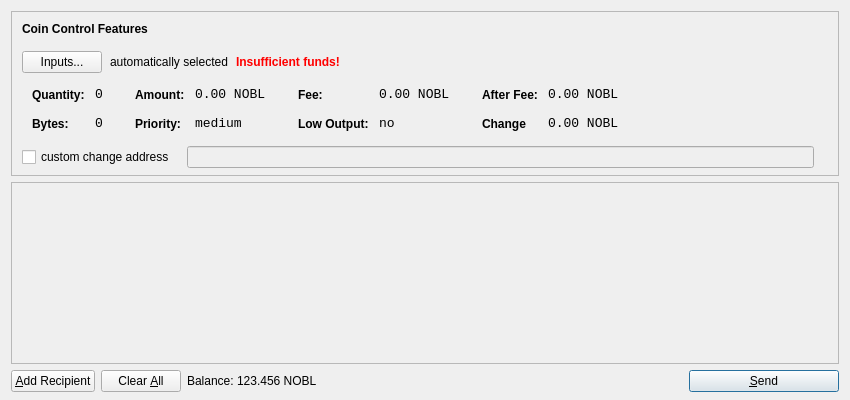
<?xml version="1.0" encoding="UTF-8"?>
<ui version="4.0">
 <class>SendCoinsDialog</class>
 <widget class="QDialog" name="SendCoinsDialog">
  <property name="geometry">
   <rect>
    <x>0</x>
    <y>0</y>
    <width>850</width>
    <height>400</height>
   </rect>
  </property>
  <property name="windowTitle">
   <string>Send Coins</string>
  </property>
  <layout class="QVBoxLayout" name="verticalLayout" stretch="0,1,0">
  <property name="bottomMargin">
  <number>8</number>
  </property>
   <item>
    <widget class="QFrame" name="frameCoinControl">
     <property name="sizePolicy">
      <sizepolicy hsizetype="Expanding" vsizetype="Expanding">
       <horstretch>0</horstretch>
       <verstretch>0</verstretch>
      </sizepolicy>
     </property>
	 <property name="maximumSize">
      <size>
       <width>16777215</width>
       <height>16777215</height>
      </size>
     </property>
     <property name="frameShape">
      <enum>QFrame::StyledPanel</enum>
     </property>
     <property name="frameShadow">
      <enum>QFrame::Sunken</enum>
     </property>
     <layout class="QVBoxLayout" name="verticalLayoutCoinControl2">
      <property name="spacing">
       <number>-1</number>
      </property>
      <property name="leftMargin">
       <number>0</number>
      </property>
      <property name="topMargin">
       <number>0</number>
      </property>
      <property name="rightMargin">
       <number>0</number>
      </property>
      <property name="bottomMargin">
       <number>6</number>
      </property>
      <item>
       <layout class="QVBoxLayout" name="verticalLayoutCoinControl" stretch="0,0,0,0,1">
        <property name="spacing">
         <number>0</number>
        </property>
        <property name="leftMargin">
         <number>10</number>
        </property>
        <property name="topMargin">
         <number>10</number>
        </property>
        <item>
         <layout class="QHBoxLayout" name="horizontalLayoutCoinControl1">
          <property name="bottomMargin">
           <number>15</number>
          </property>
          <item>
           <widget class="QLabel" name="labelCoinControlFeatures">
            <property name="sizePolicy">
             <sizepolicy hsizetype="Preferred" vsizetype="Maximum">
              <horstretch>0</horstretch>
              <verstretch>0</verstretch>
             </sizepolicy>
            </property>
            <property name="font">
             <font>
              <weight>75</weight>
              <bold>true</bold>
             </font>
            </property>
            <property name="styleSheet">
             <string notr="true">font-weight:bold;</string>
            </property>
            <property name="text">
             <string>Coin Control Features</string>
            </property>
           </widget>
          </item>
         </layout>
        </item>
        <item>
         <layout class="QHBoxLayout" name="horizontalLayoutCoinControl2" stretch="0,0,0,0">
          <property name="spacing">
           <number>8</number>
          </property>
          <property name="bottomMargin">
           <number>10</number>
          </property>
          <item>
           <widget class="QPushButton" name="pushButtonCoinControl">
            <property name="styleSheet">
             <string notr="true"/>
            </property>
            <property name="text">
             <string>Inputs...</string>
            </property>
           </widget>
          </item>
          <item>
           <widget class="QLabel" name="labelCoinControlAutomaticallySelected">
            <property name="text">
             <string>automatically selected</string>
            </property>
            <property name="margin">
             <number>5</number>
            </property>
           </widget>
          </item>
          <item>
           <widget class="QLabel" name="labelCoinControlInsuffFunds">
            <property name="font">
             <font>
              <weight>75</weight>
              <bold>true</bold>
             </font>
            </property>
            <property name="styleSheet">
             <string notr="true">color:red;font-weight:bold;</string>
            </property>
            <property name="text">
             <string>Insufficient funds!</string>
            </property>
            <property name="margin">
             <number>5</number>
            </property>
           </widget>
          </item>
          <item>
           <spacer name="horizontalSpacerCoinControl">
            <property name="orientation">
             <enum>Qt::Horizontal</enum>
            </property>
            <property name="sizeHint" stdset="0">
             <size>
              <width>40</width>
              <height>1</height>
             </size>
            </property>
           </spacer>
          </item>
         </layout>
        </item>
        <item>
         <widget class="QWidget" name="widgetCoinControl" native="true">
          <property name="sizePolicy">
           <sizepolicy hsizetype="Preferred" vsizetype="Preferred">
            <horstretch>0</horstretch>
            <verstretch>0</verstretch>
           </sizepolicy>
          </property>
          <property name="minimumSize">
           <size>
            <width>0</width>
            <height>0</height>
           </size>
          </property>
          <property name="styleSheet">
           <string notr="true"/>
          </property>
          <layout class="QHBoxLayout" name="horizontalLayoutCoinControl5">
           <property name="margin">
            <number>0</number>
           </property>
           <item>
            <layout class="QHBoxLayout" name="horizontalLayoutCoinControl3" stretch="0,0,0,1">
             <property name="spacing">
              <number>20</number>
             </property>
             <property name="topMargin">
              <number>0</number>
             </property>
             <property name="bottomMargin">
              <number>10</number>
             </property>
             <item>
              <layout class="QFormLayout" name="formLayoutCoinControl1">
               <property name="horizontalSpacing">
                <number>10</number>
               </property>
               <property name="verticalSpacing">
                <number>14</number>
               </property>
               <property name="leftMargin">
                <number>10</number>
               </property>
               <property name="topMargin">
                <number>4</number>
               </property>
               <property name="rightMargin">
                <number>6</number>
               </property>
               <item row="0" column="0">
                <widget class="QLabel" name="labelCoinControlQuantityText">
                 <property name="styleSheet">
                  <string notr="true">font-weight:bold;</string>
                 </property>
                 <property name="text">
                  <string>Quantity:</string>
                 </property>
                 <property name="margin">
                  <number>0</number>
                 </property>
                </widget>
               </item>
               <item row="0" column="1">
                <widget class="QLabel" name="labelCoinControlQuantity">
                 <property name="font">
                  <font>
                   <family>Monospace</family>
                   <pointsize>10</pointsize>
                  </font>
                 </property>
                 <property name="cursor">
                  <cursorShape>IBeamCursor</cursorShape>
                 </property>
                 <property name="contextMenuPolicy">
                  <enum>Qt::ActionsContextMenu</enum>
                 </property>
                 <property name="text">
                  <string>0</string>
                 </property>
                 <property name="margin">
                  <number>0</number>
                 </property>
                 <property name="textInteractionFlags">
                  <set>Qt::LinksAccessibleByMouse|Qt::TextSelectableByKeyboard|Qt::TextSelectableByMouse</set>
                 </property>
                </widget>
               </item>
               <item row="1" column="0">
                <widget class="QLabel" name="labelCoinControlBytesText">
                 <property name="styleSheet">
                  <string notr="true">font-weight:bold;</string>
                 </property>
                 <property name="text">
                  <string>Bytes:</string>
                 </property>
                </widget>
               </item>
               <item row="1" column="1">
                <widget class="QLabel" name="labelCoinControlBytes">
                 <property name="font">
                  <font>
                   <family>Monospace</family>
                   <pointsize>10</pointsize>
                  </font>
                 </property>
                 <property name="cursor">
                  <cursorShape>IBeamCursor</cursorShape>
                 </property>
                 <property name="contextMenuPolicy">
                  <enum>Qt::ActionsContextMenu</enum>
                 </property>
                 <property name="text">
                  <string>0</string>
                 </property>
                 <property name="textInteractionFlags">
                  <set>Qt::LinksAccessibleByMouse|Qt::TextSelectableByKeyboard|Qt::TextSelectableByMouse</set>
                 </property>
                </widget>
               </item>
              </layout>
             </item>
             <item>
              <layout class="QFormLayout" name="formLayoutCoinControl2">
               <property name="horizontalSpacing">
                <number>10</number>
               </property>
               <property name="verticalSpacing">
                <number>14</number>
               </property>
               <property name="leftMargin">
                <number>6</number>
               </property>
               <property name="topMargin">
                <number>4</number>
               </property>
               <property name="rightMargin">
                <number>6</number>
               </property>
               <item row="0" column="0">
                <widget class="QLabel" name="labelCoinControlAmountText">
                 <property name="styleSheet">
                  <string notr="true">font-weight:bold;</string>
                 </property>
                 <property name="text">
                  <string>Amount:</string>
                 </property>
                 <property name="margin">
                  <number>0</number>
                 </property>
                </widget>
               </item>
               <item row="0" column="1">
                <widget class="QLabel" name="labelCoinControlAmount">
                 <property name="font">
                  <font>
                   <family>Monospace</family>
                   <pointsize>10</pointsize>
                  </font>
                 </property>
                 <property name="cursor">
                  <cursorShape>IBeamCursor</cursorShape>
                 </property>
                 <property name="contextMenuPolicy">
                  <enum>Qt::ActionsContextMenu</enum>
                 </property>
                 <property name="text">
                  <string>0.00 NOBL</string>
                 </property>
                 <property name="textInteractionFlags">
                  <set>Qt::LinksAccessibleByMouse|Qt::TextSelectableByKeyboard|Qt::TextSelectableByMouse</set>
                 </property>
                </widget>
               </item>
               <item row="1" column="0">
                <widget class="QLabel" name="labelCoinControlPriorityText">
                 <property name="styleSheet">
                  <string notr="true">font-weight:bold;</string>
                 </property>
                 <property name="text">
                  <string>Priority:</string>
                 </property>
                </widget>
               </item>
               <item row="1" column="1">
                <widget class="QLabel" name="labelCoinControlPriority">
                 <property name="font">
                  <font>
                   <family>Monospace</family>
                   <pointsize>10</pointsize>
                  </font>
                 </property>
                 <property name="cursor">
                  <cursorShape>IBeamCursor</cursorShape>
                 </property>
                 <property name="contextMenuPolicy">
                  <enum>Qt::ActionsContextMenu</enum>
                 </property>
                 <property name="text">
                  <string>medium</string>
                 </property>
                 <property name="textInteractionFlags">
                  <set>Qt::LinksAccessibleByMouse|Qt::TextSelectableByKeyboard|Qt::TextSelectableByMouse</set>
                 </property>
                </widget>
               </item>
              </layout>
             </item>
             <item>
              <layout class="QFormLayout" name="formLayoutCoinControl3">
               <property name="horizontalSpacing">
                <number>10</number>
               </property>
               <property name="verticalSpacing">
                <number>14</number>
               </property>
               <property name="leftMargin">
                <number>6</number>
               </property>
               <property name="topMargin">
                <number>4</number>
               </property>
               <property name="rightMargin">
                <number>6</number>
               </property>
               <item row="0" column="0">
                <widget class="QLabel" name="labelCoinControlFeeText">
                 <property name="styleSheet">
                  <string notr="true">font-weight:bold;</string>
                 </property>
                 <property name="text">
                  <string>Fee:</string>
                 </property>
                 <property name="margin">
                  <number>0</number>
                 </property>
                </widget>
               </item>
               <item row="0" column="1">
                <widget class="QLabel" name="labelCoinControlFee">
                 <property name="font">
                  <font>
                   <family>Monospace</family>
                   <pointsize>10</pointsize>
                  </font>
                 </property>
                 <property name="cursor">
                  <cursorShape>IBeamCursor</cursorShape>
                 </property>
                 <property name="contextMenuPolicy">
                  <enum>Qt::ActionsContextMenu</enum>
                 </property>
                 <property name="text">
                  <string>0.00 NOBL</string>
                 </property>
                 <property name="textInteractionFlags">
                  <set>Qt::LinksAccessibleByMouse|Qt::TextSelectableByKeyboard|Qt::TextSelectableByMouse</set>
                 </property>
                </widget>
               </item>
               <item row="1" column="0">
                <widget class="QLabel" name="labelCoinControlLowOutputText">
                 <property name="styleSheet">
                  <string notr="true">font-weight:bold;</string>
                 </property>
                 <property name="text">
                  <string>Low Output:</string>
                 </property>
                </widget>
               </item>
               <item row="1" column="1">
                <widget class="QLabel" name="labelCoinControlLowOutput">
                 <property name="font">
                  <font>
                   <family>Monospace</family>
                   <pointsize>10</pointsize>
                  </font>
                 </property>
                 <property name="cursor">
                  <cursorShape>IBeamCursor</cursorShape>
                 </property>
                 <property name="contextMenuPolicy">
                  <enum>Qt::ActionsContextMenu</enum>
                 </property>
                 <property name="text">
                  <string>no</string>
                 </property>
                 <property name="textInteractionFlags">
                  <set>Qt::LinksAccessibleByMouse|Qt::TextSelectableByKeyboard|Qt::TextSelectableByMouse</set>
                 </property>
                </widget>
               </item>
              </layout>
             </item>
             <item>
              <layout class="QFormLayout" name="formLayoutCoinControl4">
               <property name="horizontalSpacing">
                <number>10</number>
               </property>
               <property name="verticalSpacing">
                <number>14</number>
               </property>
               <property name="leftMargin">
                <number>6</number>
               </property>
               <property name="topMargin">
                <number>4</number>
               </property>
               <property name="rightMargin">
                <number>6</number>
               </property>
               <item row="0" column="0">
                <widget class="QLabel" name="labelCoinControlAfterFeeText">
                 <property name="styleSheet">
                  <string notr="true">font-weight:bold;</string>
                 </property>
                 <property name="text">
                  <string>After Fee:</string>
                 </property>
                 <property name="margin">
                  <number>0</number>
                 </property>
                </widget>
               </item>
               <item row="0" column="1">
                <widget class="QLabel" name="labelCoinControlAfterFee">
                 <property name="font">
                  <font>
                   <family>Monospace</family>
                   <pointsize>10</pointsize>
                  </font>
                 </property>
                 <property name="cursor">
                  <cursorShape>IBeamCursor</cursorShape>
                 </property>
                 <property name="contextMenuPolicy">
                  <enum>Qt::ActionsContextMenu</enum>
                 </property>
                 <property name="text">
                  <string>0.00 NOBL</string>
                 </property>
                 <property name="textInteractionFlags">
                  <set>Qt::LinksAccessibleByMouse|Qt::TextSelectableByKeyboard|Qt::TextSelectableByMouse</set>
                 </property>
                </widget>
               </item>
               <item row="1" column="0">
                <widget class="QLabel" name="labelCoinControlChangeText">
                 <property name="styleSheet">
                  <string notr="true">font-weight:bold;</string>
                 </property>
                 <property name="text">
                  <string>Change</string>
                 </property>
                </widget>
               </item>
               <item row="1" column="1">
                <widget class="QLabel" name="labelCoinControlChange">
                 <property name="font">
                  <font>
                   <family>Monospace</family>
                   <pointsize>10</pointsize>
                  </font>
                 </property>
                 <property name="cursor">
                  <cursorShape>IBeamCursor</cursorShape>
                 </property>
                 <property name="contextMenuPolicy">
                  <enum>Qt::ActionsContextMenu</enum>
                 </property>
                 <property name="text">
                  <string>0.00 NOBL</string>
                 </property>
                 <property name="textInteractionFlags">
                  <set>Qt::LinksAccessibleByMouse|Qt::TextSelectableByKeyboard|Qt::TextSelectableByMouse</set>
                 </property>
                </widget>
               </item>
              </layout>
             </item>
            </layout>
           </item>
          </layout>
         </widget>
        </item>
        <item>
         <layout class="QHBoxLayout" name="horizontalLayoutCoinControl4" stretch="0,0,0">
          <property name="spacing">
           <number>12</number>
          </property>
          <property name="sizeConstraint">
           <enum>QLayout::SetDefaultConstraint</enum>
          </property>
          <property name="topMargin">
           <number>5</number>
          </property>
          <property name="rightMargin">
           <number>5</number>
          </property>
          <item>
           <widget class="QCheckBox" name="checkBoxCoinControlChange">
            <property name="text">
             <string>custom change address</string>
            </property>
           </widget>
          </item>
          <item>
           <widget class="QLineEdit" name="lineEditCoinControlChange">
            <property name="enabled">
             <bool>false</bool>
            </property>
            <property name="sizePolicy">
             <sizepolicy hsizetype="Expanding" vsizetype="Fixed">
              <horstretch>0</horstretch>
              <verstretch>0</verstretch>
             </sizepolicy>
            </property>
           </widget>
          </item>
          <item>
           <widget class="QLabel" name="labelCoinControlChangeLabel">
            <property name="sizePolicy">
             <sizepolicy hsizetype="Preferred" vsizetype="Expanding">
              <horstretch>0</horstretch>
              <verstretch>0</verstretch>
             </sizepolicy>
            </property>
            <property name="minimumSize">
             <size>
              <width>0</width>
              <height>0</height>
             </size>
            </property>
            <property name="text">
             <string/>
            </property>
            <property name="margin">
             <number>3</number>
            </property>
           </widget>
          </item>
         </layout>
        </item>
        <item>
         <spacer name="verticalSpacerCoinControl">
          <property name="orientation">
           <enum>Qt::Vertical</enum>
          </property>
          <property name="sizeHint" stdset="0">
           <size>
            <width>800</width>
            <height>1</height>
           </size>
          </property>
         </spacer>
        </item>
       </layout>
      </item>
     </layout>
    </widget>
   </item>
   <item>
    <widget class="QScrollArea" name="scrollArea">
     <property name="widgetResizable">
      <bool>true</bool>
     </property>
     <widget class="QWidget" name="scrollAreaWidgetContents">
      <property name="geometry">
       <rect>
        <x>0</x>
        <y>0</y>
        <width>830</width>
        <height>165</height>
       </rect>
      </property>
      <layout class="QVBoxLayout" name="verticalLayout_2">
       <property name="margin">
        <number>0</number>
       </property>
       <item>
        <layout class="QVBoxLayout" name="entries">
         <property name="spacing">
          <number>6</number>
         </property>
        </layout>
       </item>
       <item>
        <spacer name="verticalSpacer">
         <property name="orientation">
          <enum>Qt::Vertical</enum>
         </property>
         <property name="sizeHint" stdset="0">
          <size>
           <width>20</width>
           <height>40</height>
          </size>
         </property>
        </spacer>
       </item>
      </layout>
     </widget>
    </widget>
   </item>
   <item>
    <layout class="QHBoxLayout" name="horizontalLayout">
     <item>
      <widget class="QPushButton" name="addButton">
       <property name="toolTip">
        <string>Send to multiple recipients at once</string>
       </property>
       <property name="text">
        <string>&amp;Add Recipient</string>
       </property>
       <property name="icon">
        <iconset resource="../bitcoin.qrc">
         <normaloff>:/icons/add</normaloff>:/icons/add</iconset>
       </property>
       <property name="autoDefault">
        <bool>false</bool>
       </property>
      </widget>
     </item>
     <item>
      <widget class="QPushButton" name="clearButton">
       <property name="sizePolicy">
        <sizepolicy hsizetype="Minimum" vsizetype="Fixed">
         <horstretch>0</horstretch>
         <verstretch>0</verstretch>
        </sizepolicy>
       </property>
       <property name="toolTip">
        <string>Remove all transaction fields</string>
       </property>
       <property name="text">
        <string>Clear &amp;All</string>
       </property>
       <property name="icon">
        <iconset resource="../bitcoin.qrc">
         <normaloff>:/icons/remove</normaloff>:/icons/remove</iconset>
       </property>
       <property name="autoRepeatDelay">
        <number>300</number>
       </property>
       <property name="autoDefault">
        <bool>false</bool>
       </property>
      </widget>
     </item>
     <item>
      <layout class="QHBoxLayout" name="horizontalLayout_2">
       <property name="spacing">
        <number>3</number>
       </property>
       <item>
        <widget class="QLabel" name="label">
         <property name="text">
          <string>Balance:</string>
         </property>
        </widget>
       </item>
       <item>
        <widget class="QLabel" name="labelBalance">
         <property name="cursor">
          <cursorShape>IBeamCursor</cursorShape>
         </property>
         <property name="text">
          <string>123.456 NOBL</string>
         </property>
         <property name="textInteractionFlags">
          <set>Qt::LinksAccessibleByMouse|Qt::TextSelectableByKeyboard|Qt::TextSelectableByMouse</set>
         </property>
        </widget>
       </item>
      </layout>
     </item>
     <item>
      <spacer name="horizontalSpacer">
       <property name="orientation">
        <enum>Qt::Horizontal</enum>
       </property>
       <property name="sizeHint" stdset="0">
        <size>
         <width>40</width>
         <height>20</height>
        </size>
       </property>
      </spacer>
     </item>
     <item>
      <widget class="QPushButton" name="sendButton">
       <property name="minimumSize">
        <size>
         <width>150</width>
         <height>0</height>
        </size>
       </property>
       <property name="toolTip">
        <string>Confirm the send action</string>
       </property>
       <property name="text">
        <string>&amp;Send</string>
       </property>
       <property name="icon">
        <iconset resource="../bitcoin.qrc">
         <normaloff>:/icons/send</normaloff>:/icons/send</iconset>
       </property>
       <property name="default">
        <bool>true</bool>
       </property>
      </widget>
     </item>
    </layout>
   </item>
  </layout>
 </widget>
 <resources>
  <include location="../bitcoin.qrc"/>
 </resources>
 <connections/>
</ui>
